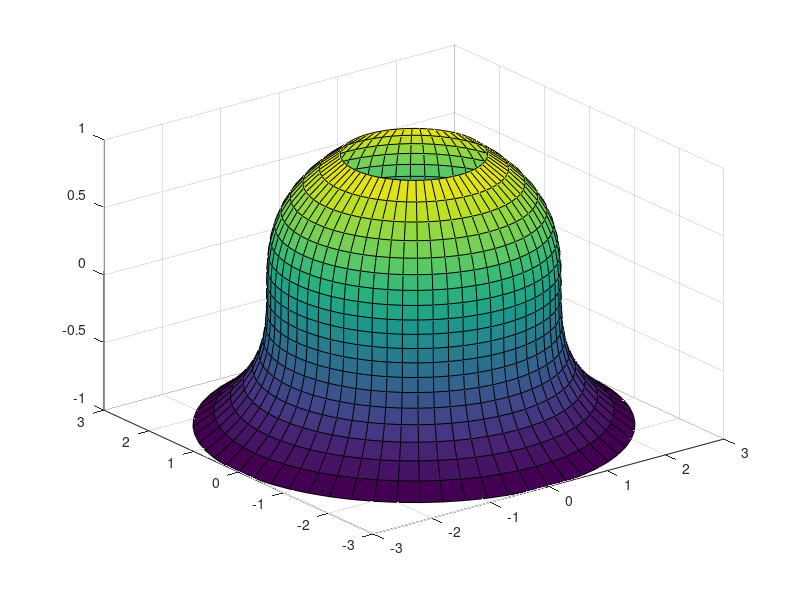

Recreate this plot in MATLAB.
% --------------------------------------------------------
% MOOC UPM
% MATLAB y Octave para Ingenieros y Cientificos (2017)
% --------------------------------------------------------
% Ejercicio 4.5.3
% --------------------------------------------------------

tt=0:pi/30:2*pi;

z=linspace(-1,1,20);
[Z,T]=meshgrid(z,tt);

X=abs(Z.^3-2).*cos(T);
Y= abs(Z.^3-2).*sin(T); 
% Z=Z

surf(X,Y,Z)